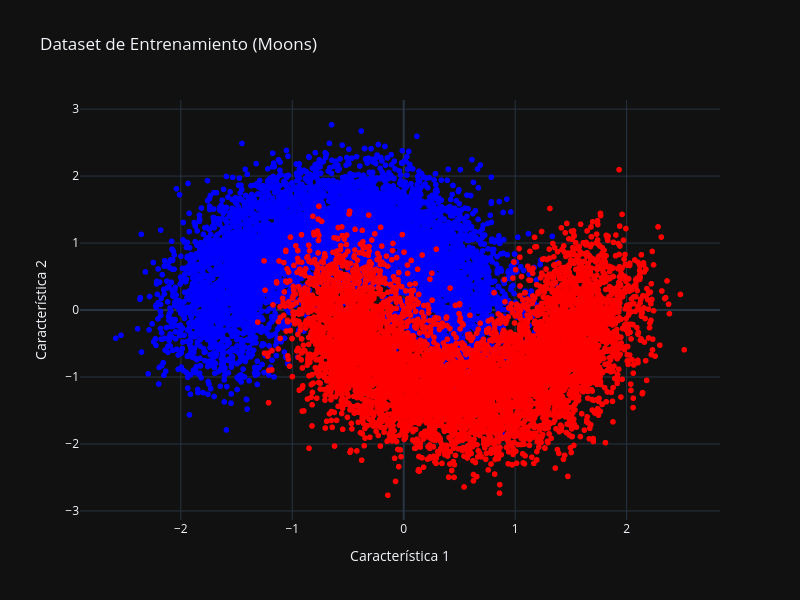

The code cell stored with this chart in its notebook:
### Markdown cell above
### 3.4. SVM con Kernel RBF (Radial Basis Function)

### Code cell
svm_rbf = SVC(kernel='rbf', random_state=42)
%timeit svm_rbf.fit(X_train, y_train)
%timeit fig, _ = plot_decision_boundary(svm_rbf, X_train, y_train, 'SVM con Kernel RBF')
fig.show()

### Figure 1 — Plotly figure (JSON) as saved in the notebook; plotly's stock layout.template omitted (floating-point values rounded to 4 significant figures; data arrays with more than 128 entries replaced by an {"elided": "..."} marker saying what was removed)
{"data": [{"hovertemplate": "color=0<br>Característica 1=%{x}<br>Característica 2=%{y}<extra></extra>", "legendgroup": "0", "marker": {"color": "blue", "symbol": "circle"}, "mode": "markers", "name": "0", "showlegend": true, "x": {"elided": "6940 float values"}, "xaxis": "x", "y": {"elided": "6940 float values"}, "yaxis": "y", "type": "scattergl"}, {"hovertemplate": "color=1<br>Característica 1=%{x}<br>Característica 2=%{y}<extra></extra>", "legendgroup": "1", "marker": {"color": "red", "symbol": "circle"}, "mode": "markers", "name": "1", "showlegend": true, "x": {"elided": "7060 float values"}, "xaxis": "x", "y": {"elided": "7060 float values"}, "yaxis": "y", "type": "scattergl"}], "layout": {"xaxis": {"anchor": "y", "domain": [0.0, 1.0], "title": {"text": "Característica 1"}}, "yaxis": {"anchor": "x", "domain": [0.0, 1.0], "title": {"text": "Característica 2"}}, "legend": {"title": {"text": "color"}, "tracegroupgap": 0}, "title": {"text": "Dataset de Entrenamiento (Moons)"}, "showlegend": false, "height": 600, "width": 800}}
